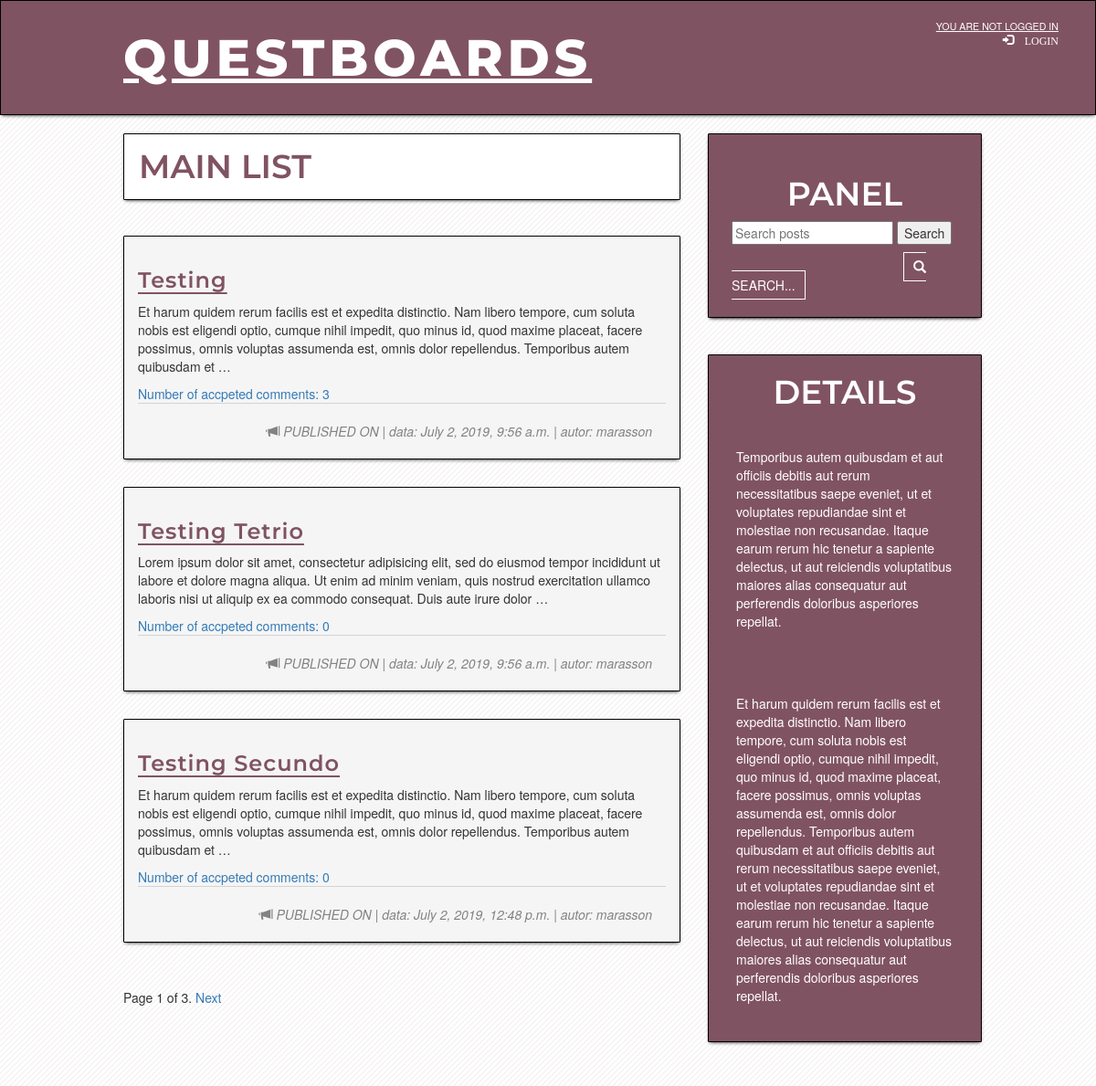
The page / on the database its author committed.
### my_project/models.py (models this page shows, shortened)
class Post(models.Model):
    author = models.ForeignKey('auth.User', on_delete=models.CASCADE)
    title = models.CharField(max_length=200)
    text = models.TextField()
    created_date = models.DateTimeField(
            default=timezone.now)
    published_date = models.DateTimeField(
            blank=True, null=True)
    def approved_comments(self):
        return self.comments.filter(approved_comment=True)

### my_project/views.py (the view)
# urls.py: path('', views.post_list, name='post_list'),
def post_list(request):
    object_list = Post.objects.filter(published_date__lte=timezone.now()) #Posts.object.all() - wyswietla wszystkie obiekty post - created i publish
    paginator = Paginator(object_list, 3) # 3 posts in each page
    page = request.GET.get('page')
    query = request.GET.get("q")
    if query:
        object_list = object_list.filter(
            Q(title__icontains=query)
        )
    try:
        posts = paginator.page(page)
    except PageNotAnInteger:
        posts = paginator.page(1)
    except EmptyPage:
        posts = paginator.page(paginator.num_pages)
    return render(request,
                  'my_project/post_list.html',
                  {'page': page,
                   'posts': posts})

### my_project/templates/my_project/post_list.html
{% extends 'my_project/base.html' %}
{% block content %}
<div class="main-list">
    <h1 class="h1-main-list">MAIN LIST</h1><br>
</div>
{% for post in posts %}
<div class="post">
    <h1><a href="{% url 'post_detail' pk=post.pk %}">{{ post.title }}</a></h1>
    <p>{{ post.text|truncatewords:40|linebreaks }}</p>
    <a href="{% url 'post_detail' pk=post.pk %}">Number of accpeted comments: {{ post.approved_comments.count }}</a>
    <div class="date">
        <span class="glyphicon glyphicon-bullhorn"> </span>
        <span> PUBLISHED ON</span>
        <span>| data:</span>
        {{ post.published_date }}
        <span>| autor:</span>
        {{ post.author }}
    </div>
</div>
{% endfor %}
{% include "my_project/pagination.html" with page=posts %}
{% endblock %}

### static/css/my_project.css (style rules this page uses)
body { width: 100%; }
h1, h3, h4 { font-family: 'Montserrat', sans-serif; font-weight: 600; color: #805362; }
.date { color: #828282; font-style: italic; border-top: 1px solid lightgray; padding: 20 15 5 10; text-align: right; }
.post { margin-top: 9px; margin-bottom: 30px; border: 1px solid gray; background-color: whitesmoke; box-shadow: 0 2px 4px -2px #000000; padding: 15 15 15 15; border-radius: 1px; border: 1px solid black; }
.post h1 a, .post h1 a:visited { font-family: 'Montserrat', sans-serif; font-weight: 600; font-size: 18pt !important; color: #805362; text-decoration: underline; text-underline-position: under; letter-spacing: 1px; }
.h1-main-list { margin-top: 0px; padding: 16 16 16 16; text-align: left; color: #805362; background-color: #fff; box-shadow: 0 2px 4px -2px #000000; border-radius: 1px; border: 1px solid black; }

### rows shown on the page
Post: title "Testing", text "Et harum quidem rerum facilis est et expedita distinctio. Nam libero tempore, cum soluta nobis est eligendi optio, cumque nihil impedit, quo minus id, quod maxime placeat, facere possimus, omnis voluptas assumenda est, omnis dolor repellendus. Temporibus autem quibusdam et …", approved_comments.count "3", published_date "July 2, 2019, 9:56 a.m.", author "marasson"
Post: title "Testing Tetrio", text "Lorem ipsum dolor sit amet, consectetur adipisicing elit, sed do eiusmod tempor incididunt ut labore et dolore magna aliqua. Ut enim ad minim veniam, quis nostrud exercitation ullamco laboris nisi ut aliquip ex ea commodo consequat. Duis aute irure dolor …", approved_comments.count "0", published_date "July 2, 2019, 9:56 a.m.", author "marasson"
Post: title "Testing Secundo", text "Et harum quidem rerum facilis est et expedita distinctio. Nam libero tempore, cum soluta nobis est eligendi optio, cumque nihil impedit, quo minus id, quod maxime placeat, facere possimus, omnis voluptas assumenda est, omnis dolor repellendus. Temporibus autem quibusdam et …", approved_comments.count "0", published_date "July 2, 2019, 12:48 p.m.", author "marasson"

### other values the page prints
{{ page.number }} "1"
{{ page.paginator.num_pages }} "3"
